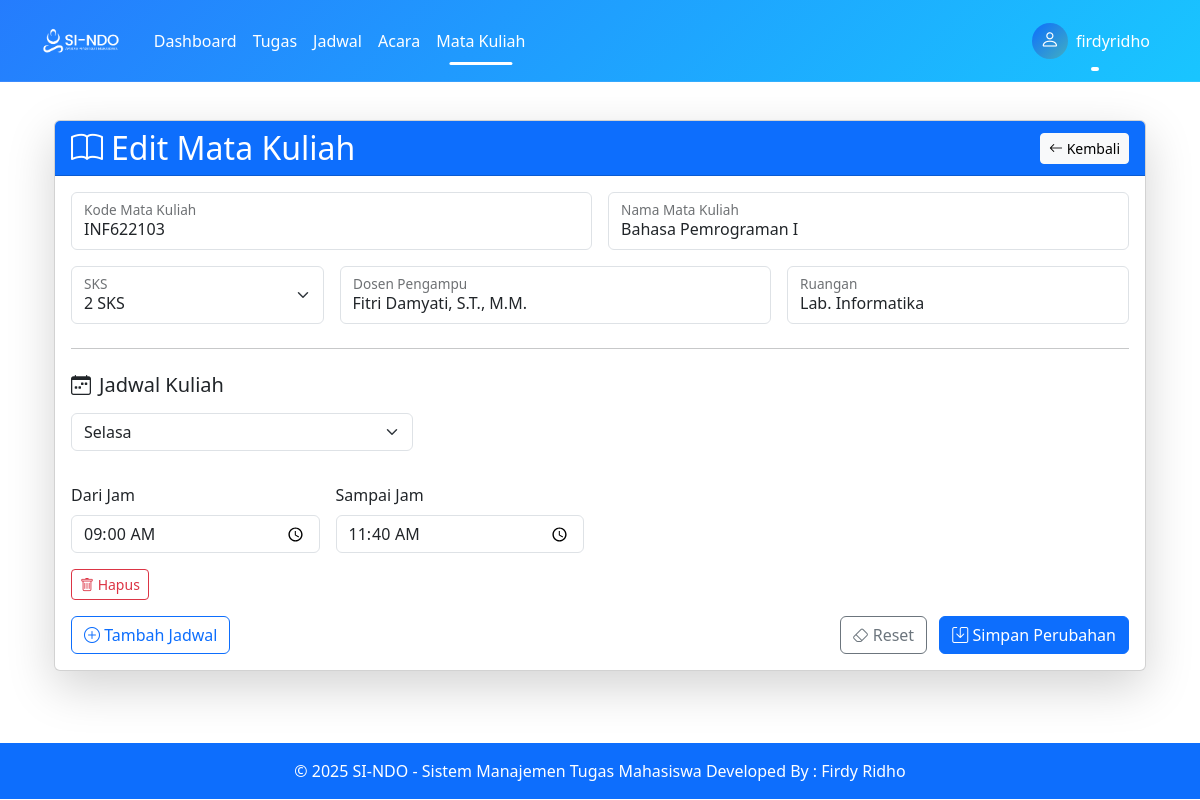
Screenshot of /pages/mata_kuliah/edit.php?id=4 (signed in) with the database file from the repository.
### tables this page shows
CREATE TABLE `mata_kuliah` (
  `id` int(11) NOT NULL,
  `kode_mk` varchar(20) NOT NULL,
  `nama_mk` varchar(100) NOT NULL,
  `sks` int(11) NOT NULL,
  `dosen` varchar(100) NOT NULL,
  `ruangan` varchar(20) DEFAULT NULL,
  `user_id` int(11) NOT NULL
);

CREATE TABLE `jadwal_kuliah` (
  `id` int(11) NOT NULL,
  `mk_id` int(11) NOT NULL,
  `hari` enum('Senin','Selasa','Rabu','Kamis','Jumat','Sabtu','Minggu') NOT NULL,
  `jam_mulai` time NOT NULL,
  `jam_selesai` time NOT NULL
);

### pages/mata_kuliah/edit.php (the view, shortened to what this page needs)
<?php
require_once '../../config/database.php';
$stmt = $pdo->prepare("SELECT * FROM mata_kuliah WHERE id = ? AND user_id = ?");
$stmt->execute([$_GET['id'], $_SESSION['user_id']]);
$mk = $stmt->fetch(PDO::FETCH_ASSOC);
$stmt = $pdo->prepare("SELECT * FROM jadwal_kuliah WHERE mk_id = ?");
$stmt->execute([$mk['id']]);
$jadwal = $stmt->fetchAll(PDO::FETCH_ASSOC);
?>
<?php include '../../includes/header.php'; ?>
<div class="container py-4">
    <div class="card shadow-lg">
        <div class="card-header bg-primary text-white">
            <div class="d-flex justify-content-between align-items-center">
                <h2 class="mb-0"><i class="bi bi-book me-2"></i>Edit Mata Kuliah</h2>
                <a href="index.php" class="btn btn-light btn-sm">
                    <i class="bi bi-arrow-left"></i> Kembali
                </a>
            </div>
        </div>
        <div class="card-body">
            <form method="post" id="form-matkul">
                <div class="row g-3">
                    <div class="col-md-6">
                        <div class="form-floating">
                            <input type="text" class="form-control" id="kode_mk" name="kode_mk"
                                   value="<?= htmlspecialchars($mk['kode_mk']) ?>" placeholder="MKB001" required>
                            <label for="kode_mk">Kode Mata Kuliah</label>
                        </div>
                    </div>
                    <div class="col-md-6">
                        <div class="form-floating">
                            <input type="text" class="form-control" id="nama_mk" name="nama_mk"
                                   value="<?= htmlspecialchars($mk['nama_mk']) ?>" placeholder="Pemrograman Web" required>
                            <label for="nama_mk">Nama Mata Kuliah</label>
                        </div>
                    </div>
                    <div class="col-md-3">
                        <div class="form-floating">
                            <select class="form-select" id="sks" name="sks" required>
                                <option value="2" <?= $mk['sks'] == 2 ? 'selected' : '' ?>>2 SKS</option>
                            </select>
                            <label for="sks">SKS</label>
                        </div>
                    </div>
                    <div class="col-md-5">
                        <div class="form-floating">
                            <input type="text" class="form-control" id="dosen" name="dosen"
                                   value="<?= htmlspecialchars($mk['dosen']) ?>" placeholder="Dr. John Doe, M.Kom" required>
                            <label for="dosen">Dosen Pengampu</label>
                        </div>
                    </div>
                    <div class="col-md-4">
                        <div class="form-floating">
                            <input type="text" class="form-control" id="ruangan" name="ruangan"
                                   value="<?= htmlspecialchars($mk['ruangan']) ?>" placeholder="A301">
                            <label for="ruangan">Ruangan</label>
                        </div>
                    </div>
                </div>
                <hr class="my-4">
                <h5 class="mb-3"><i class="bi bi-calendar-week me-2"></i>Jadwal Kuliah</h5>
                <div id="jadwal-container">
                    <?php if (count($jadwal) > 0): ?>
                        <?php foreach ($jadwal as $j): ?>
                            <div class="row g-3 mb-3 jadwal-item">
                                <div class="col-md-4">
                                    <select class="form-select" name="hari[]" aria-label="Pilih hari">
                                        <option value="Selasa" <?= $j['hari'] == 'Selasa' ? 'selected' : '' ?>>Selasa</option>
                                    </select>
                                </div>
                                <div class="row align-items-center g-3">
                                    <div class="col-md-3">
                                        <label class="form-label">Dari Jam</label>
                                        <input type="time" class="form-control" name="jam_mulai[]" value="<?= $j['jam_mulai'] ?>">
                                    </div>
                                    <div class="col-md-3">
                                        <label class="form-label">Sampai Jam</label>
                                        <input type="time" class="form-control" name="jam_selesai[]" value="<?= $j['jam_selesai'] ?>">
                                    </div>
                                </div>
                                <div class="col-md-2 d-flex align-items-center">
                                    <button type="button" class="btn btn-outline-danger btn-sm hapus-jadwal">
                                        <i class="bi bi-trash"></i> Hapus
                                    </button>
                                </div>
                            </div>
                        <?php endforeach; ?>
                    <?php endif; ?>
                </div>
                <div class="d-flex justify-content-between mt-3">
                    <button type="button" class="btn btn-outline-primary" id="tambah-jadwal">
                        <i class="bi bi-plus-circle"></i> Tambah Jadwal
                    </button>
                    <div>
                        <button type="reset" class="btn btn-outline-secondary me-2">
                            <i class="bi bi-eraser"></i> Reset
                        </button>
                        <button type="submit" class="btn btn-primary">
                            <i class="bi bi-save"></i> Simpan Perubahan
                        </button>
                    </div>
                </div>
            </form>
        </div>
    </div>
</div>
<?php include '../../includes/footer.php'; ?>

### rows the page displays
mata_kuliah: kode_mk "INF622103", nama_mk "Bahasa Pemrograman I", sks "2 SKS", dosen "Fitri Damyati, S.T., M.M.", ruangan "Lab. Informatika"
jadwal_kuliah: hari "Selasa", jam_mulai "09:00:00", jam_selesai "11:40:00"

### other values shown
$_SESSION['username'] "firdyridho"
